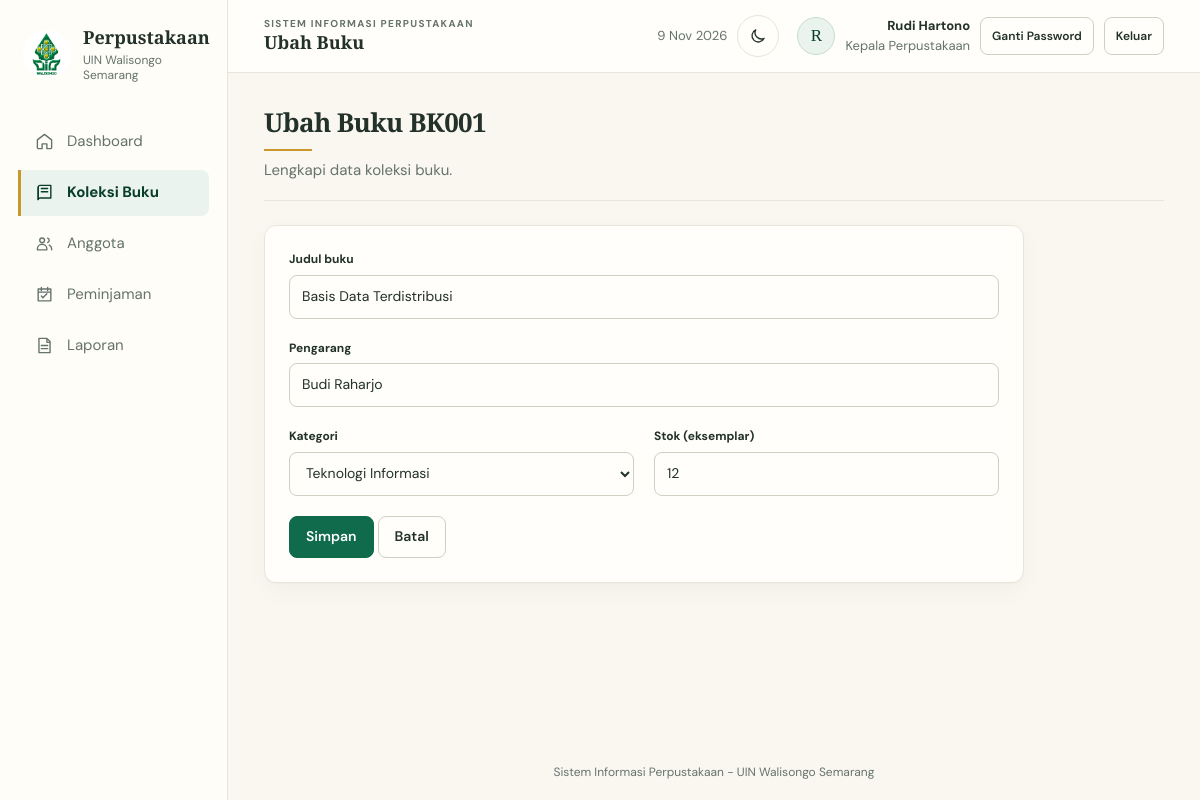
Page /modules/buku/form.php?id=BK001 (signed in) on the committed database.
### tables this page shows
CREATE TABLE IF NOT EXISTS buku (
  id_buku VARCHAR(10) PRIMARY KEY,
  judul VARCHAR(100) NOT NULL,
  pengarang VARCHAR(100) NOT NULL,
  id_kategori VARCHAR(10) NOT NULL,
  stok INT NOT NULL,
  FOREIGN KEY (id_kategori) REFERENCES kategori(id_kategori) ON DELETE CASCADE
);

CREATE TABLE IF NOT EXISTS kategori (
  id_kategori VARCHAR(10) PRIMARY KEY,
  nama_kategori VARCHAR(50) NOT NULL
);

### includes/helpers.php (called while the page is built, shortened)
<?php
function e($s): string
{
    return htmlspecialchars((string)$s, ENT_QUOTES, 'UTF-8');
}
function url(string $path = ''): string
{
    return BASE_URL . ltrim($path, '/');
}

### modules/buku/form.php (the view, shortened to what this page needs)
<?php
require __DIR__ . '/../../includes/bootstrap.php';
$id = $_GET['id'] ?? '';
$edit = $id !== '';
$data = ['judul' => '', 'pengarang' => '', 'id_kategori' => '', 'stok' => ''];
if ($edit) {
    $st = $pdo->prepare('SELECT * FROM buku WHERE id_buku = ?'); $st->execute([$id]);
    $row = $st->fetch();
    $data = $row;
}
$kategori = $pdo->query('SELECT * FROM kategori ORDER BY id_kategori')->fetchAll();
$err = [];
?>
<div class="head"><div><h1><?= $edit ? 'Ubah Buku ' . e($id) : 'Tambah Buku' ?></h1><p class="sub">Lengkapi data koleksi buku.</p></div></div>
<div class="card form-card">
<form method="post" action="<?= e(url('modules/buku/form.php' . ($edit ? '?id=' . rawurlencode($id) : ''))) ?>">
  <div class="field"><label for="book-title">Judul buku</label><input id="book-title" name="judul" value="<?= e($data['judul']) ?>" maxlength="100">
    <?php if (isset($err['judul'])): ?><div class="err-t"><?= e($err['judul']) ?></div><?php endif; ?></div>
  <div class="field"><label for="book-author">Pengarang</label><input id="book-author" name="pengarang" value="<?= e($data['pengarang']) ?>" maxlength="100">
    <?php if (isset($err['pengarang'])): ?><div class="err-t"><?= e($err['pengarang']) ?></div><?php endif; ?></div>
  <div class="row">
    <div class="field"><label for="book-category">Kategori</label>
      <select id="book-category" name="id_kategori"><option value="">- pilih kategori -</option>
        <?php foreach ($kategori as $k): ?>
          <option value="<?= e($k['id_kategori']) ?>" <?= $data['id_kategori'] === $k['id_kategori'] ? 'selected' : '' ?>><?= e($k['nama_kategori']) ?></option>
        <?php endforeach; ?></select>
      <?php if (isset($err['id_kategori'])): ?><div class="err-t"><?= e($err['id_kategori']) ?></div><?php endif; ?></div>
    <div class="field"><label for="book-stock">Stok (eksemplar)</label><input id="book-stock" name="stok" value="<?= e($data['stok']) ?>" inputmode="numeric">
      <?php if (isset($err['stok'])): ?><div class="err-t"><?= e($err['stok']) ?></div><?php endif; ?></div>
  </div>
  <button class="btn">Simpan</button> <a class="btn ghost" href="<?= e(url('modules/buku/index.php')) ?>">Batal</a>
</form>
</div>

### assets/css/base.css (style rules this page uses)
:root { color-scheme: light; --green: #0f6b4b; --green-dark: #083d2b; --green-pale: #eaf3ee; --green-border: #c6ddd1; --gold: #c9972b; --gold-pale: #fbf4e5; --yellow: #805713; --yellow-pale: #fbf3e5; --yellow-border: #ead9b9; --red: #a9322a; --red-pale: #f8eae8; --red-border: #ebc6c4; --ink: #23312b; --muted: #65736c; --line: #e8e4da; --input-line: #cfcfc4; --surface: #fffefa; --canvas: #faf7f0; --sidebar-surface: #fffdf8; --hover-surface: #f3f1e9; --table-hover: #f8f6f0; --neutral-pale: #eeece4; --placeholder: #65736c; --focus-ring: #0f6b4b; --overlay: rgba(8, 30, 21, .46); --overlay-light-bg: rgba(8, 30, 21, .42); --print-ink: #000; --print-line: #888; --radius-sm: 8px; --radius: 12px; --radius-lg: 16px; --shadow-card: 0 1px 2px rgba(34, 40, 32, .035), 0 8px 24px rgba(34, 40, 32, .035); --shadow-hover: 0 8px 24px rgba(34, 40, 32, .09); --space-1: 4px; --space-2: 8px; --space-3: 12px; --space-4: 16px; --space-6: 24px; --space-8: 32px; --serif: "Playfair Display", Georgia, serif; --sans: "DM Sans", "Segoe UI", Arial, sans-serif; }
* { box-sizing: border-box; }
html { min-width: 320px; scroll-behavior: smooth; }
body { margin: 0; overflow-x: hidden; background: var(--canvas); color: var(--ink); font: 400 15px/1.55 var(--sans); -webkit-font-smoothing: antialiased; }
a { color: var(--green); }
a, button, input, select { font-family: inherit; }
button, select, input[type="submit"] { cursor: pointer; }
h1, h2, h3, p { margin-top: 0; }
h1, h2 { font-family: var(--serif); font-weight: 600; letter-spacing: -.025em; }
h1 { margin-bottom: var(--space-1); font-size: clamp(26px, 2vw, 34px); line-height: 1.22; }
@media (prefers-reduced-motion: no-preference) { .card, .stat, .head, .welcome-banner, .table-scroll, .book-tile, .form-card { animation: enter 360ms both; } }
@media (prefers-reduced-motion: no-preference) { .content > :nth-child(2) { animation-delay: 40ms; } }

### assets/css/layout.css (style rules this page uses)
.head { display: flex; align-items: flex-end; justify-content: space-between; gap: 18px; margin-bottom: 24px; border-bottom: 1px solid var(--line); padding-bottom: 18px; }
.head h1::after { display: block; width: 48px; height: 2px; margin-top: 10px; background: var(--gold); content: ""; }
.head .sub { margin: 8px 0 0; color: var(--muted); }
.grid > *, .row > *, .loan-layout > * { min-width: 0; }
.row { display: grid; grid-template-columns: repeat(2, minmax(0, 1fr)); gap: 20px; }

### assets/css/components.css (style rules this page uses)
.card, .stat, .login-card { border: 1px solid var(--line); border-radius: var(--radius); background: var(--surface); box-shadow: var(--shadow-card); }
.card { margin-bottom: 20px; padding: 24px; }
.btn { display: inline-flex; min-height: 42px; align-items: center; justify-content: center; gap: 8px; border: 1px solid var(--green); border-radius: var(--radius-sm); padding: 9px 16px; background: var(--green); color: #fff; cursor: pointer; font: 600 14px/1.25 var(--sans); text-decoration: none; white-space: nowrap; transition: transform 170ms, color 170ms, background-color 170ms, border-color 170ms, box-shadow 170ms; }
.btn.ghost { border-color: var(--input-line); background: var(--surface); color: var(--ink); }
label { display: block; margin-bottom: 6px; color: var(--ink); font-size: 12px; font-weight: 700; }
input, select { width: 100%; min-height: 44px; border: 1px solid var(--input-line); border-radius: var(--radius-sm); padding: 9px 12px; background: var(--surface); color: var(--ink); font: 400 14px/1.4 var(--sans); transition: border-color 150ms, box-shadow 150ms; }
input::placeholder { color: var(--placeholder); }
.field { margin-bottom: 20px; }
.field input, .field select { display: block; }
.form-card { max-width: 760px; }
.form-card form { margin: 0; }

### rows in the picture
buku: judul "Basis Data Terdistribusi", pengarang "Budi Raharjo", id_kategori "Teknologi Informasi", stok "12"

### other values in the picture
$label "Dashboard"
$label "Koleksi Buku"
$label "Anggota"
$label "Peminjaman"
$label "Laporan"
$title "Ubah Buku"
mb_strtoupper(mb_substr($u['nama_petugas'], 0, 1)) "R"
$u['nama_petugas'] "Rudi Hartono"
$u['jabatan'] "Kepala Perpustakaan"
$id "BK001"
